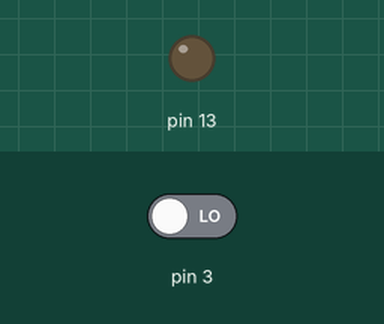
Bench run of a sketch on a simulated Arduino Uno, built with avr-gcc and run on an emulated ATmega328P. Parts: output pins drawn as LEDs (lit = HIGH). Inputs (shaded band) come from the test bench; at power-on: pin 3 LOW.

Above: at 1.2 s.
1.3 s: pin 3 driven HIGH
At 1.6 s:
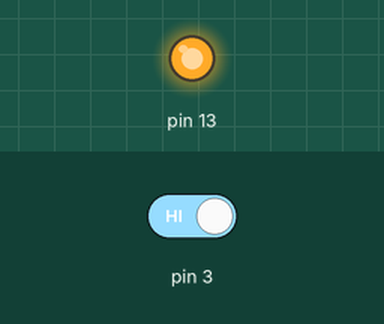
2.8 s: pin 3 driven LOW
At 4.0 s:
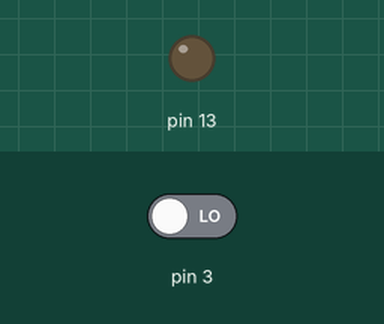
Timing chart, 0 to 5.8 s (numbered marks = the images above; inputs shaded):
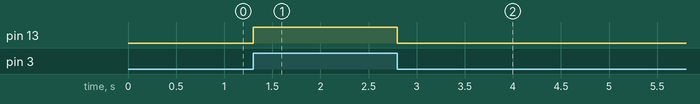

Measured:
- after the input at 1.3 s, pin 13: LOW → HIGH at once
- after the input at 2.8 s, pin 13: HIGH → LOW at once

The sketch:

interruptWithRegister.ino
```cpp
void setup() {
  // put your setup code here, to run once:
  Serial.begin(9600);
  DDRB |= (0x01 << 5);
  DDRD &= ~(0x01 << 3);
  EICRA = 0x04;
  EIMSK = 0x02;
}

void loop() {
  // put your main code here, to run repeatedly:

}


SIGNAL(INT1_vect){
  int in_value = digitalRead(3);
  if(in_value == 1){
    PORTB |= (0x01 << 5);
  } else {
    PORTB &= ~(0x01 <<5);
  }
}
```
